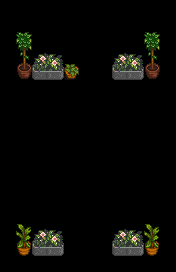

The image is a tile-based game level rendered from a .tmx file. Its description and complete source (layers, tilesets, objects, tile grids) follow:
An orthogonal 11x17 tile map with 16x16 px tiles, 2 tile layers (Buildings, Front).

<map version="1.10" tiledversion="1.10.2" orientation="orthogonal" renderorder="right-down" compressionlevel="0" width="11" height="17" tilewidth="16" tileheight="16" infinite="0" nextlayerid="17" nextobjectid="11">
 <properties>
  <property name="AmbientLight" value="255 255 255" />
  <property name="IsGreenhouse" value="T" />
  <property name="Warp" value="5 17 Farm 28 16" />
 </properties>
 <tileset firstgid="1" name="Earthy_InteriorDecor" tilewidth="16" tileheight="16" tilecount="18" columns="6">
  <image source="Earthy_InteriorDecor.png" width="96" height="48" />
 </tileset>
 <layer id="2" name="Buildings" width="11" height="17">
  <data encoding="csv">
0,0,0,0,0,0,0,0,0,0,0,
0,0,0,0,0,0,0,0,0,0,0,
0,0,0,0,0,0,0,0,0,0,0,
0,0,0,0,0,0,0,0,0,0,0,
0,13,14,15,2,0,0,14,15,13,0,
0,0,0,0,0,0,0,0,0,0,0,
0,0,0,0,0,0,0,0,0,0,0,
0,0,0,0,0,0,0,0,0,0,0,
0,0,0,0,0,0,0,0,0,0,0,
0,0,0,0,0,0,0,0,0,0,0,
0,0,0,0,0,0,0,0,0,0,0,
0,0,0,0,0,0,0,0,0,0,0,
0,0,0,0,0,0,0,0,0,0,0,
0,0,0,0,0,0,0,0,0,0,0,
0,0,0,0,0,0,0,0,0,0,0,
0,16,14,15,0,0,0,14,15,16,0,
0,0,0,0,0,0,0,0,0,0,0
</data>
 </layer>
 <layer id="3" name="Front" width="11" height="17">
  <data encoding="csv">
0,0,0,0,0,0,0,0,0,0,0,
0,0,0,0,0,0,0,0,0,0,0,
0,1,0,0,0,0,0,0,0,1,0,
0,7,8,9,0,0,0,8,9,7,0,
0,0,0,0,0,0,0,0,0,0,0,
0,0,0,0,0,0,0,0,0,0,0,
0,0,0,0,0,0,0,0,0,0,0,
0,0,0,0,0,0,0,0,0,0,0,
0,0,0,0,0,0,0,0,0,0,0,
0,0,0,0,0,0,0,0,0,0,0,
0,0,0,0,0,0,0,0,0,0,0,
0,0,0,0,0,0,0,0,0,0,0,
0,0,0,0,0,0,0,0,0,0,0,
0,0,0,0,0,0,0,0,0,0,0,
0,10,8,9,0,0,0,8,9,10,0,
0,16,14,15,0,0,0,14,15,16,0,
0,0,0,0,0,0,0,0,0,0,0
</data>
 </layer>
</map>
